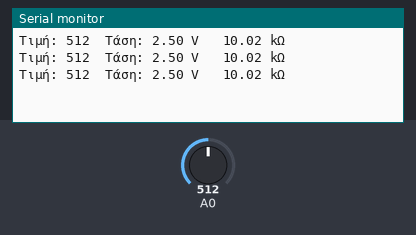
Recording of a sketch running on a simulated Arduino Uno, built with avr-gcc and run on an emulated ATmega328P. On the bench: the last lines printed to the serial monitor. The inputs (shaded band) are chosen by the test bench; at power-on: A0 = 512.

Above: at 1.3 s.
1.4 s: A0 set to 1016
At 1.9 s:
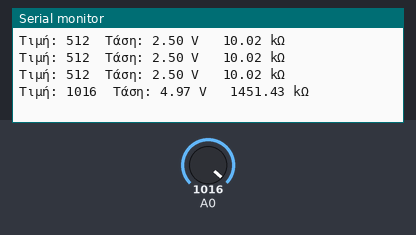
2.9 s: A0 set to 1023
At 3.4 s:
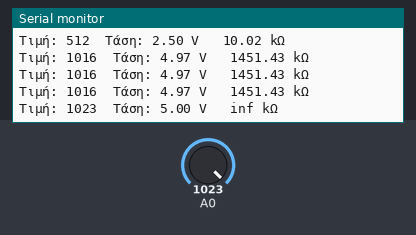

Measured:
- the behaviour switches between 1022 and 1023 on A0 (found by bisection; images 1 and 2)
- after the input at 1.4 s, the serial monitor: prints a new line after 0.10 s (image 1)
- after the input at 2.9 s, the serial monitor: prints a new line after 0.11 s (image 2)

The sketch:

photoresistorTest.ino
```cpp
// Πρόγραµµα για απλό πειραµατισµό µε φωτοαντιστάτη
int a; // εδώ θα κρατάµε την τιµή που διαβάζουµε από τον φωτοαντιστάτη
float b; // εδώ θα αποθηκεύουµε την τάση που έχει ο φωτοαντιστάτης στα άκρα του
float c; // εδώ θα αποθηκεύουµε την τιµή της αντίστασης του φωτοαντιστάτη
void setup() {
 Serial.begin(9600); // ξεκινάµε το σειριακό µόνιτορ του Arduino IDE
 }

 void loop() {
 a=analogRead(A0); // διάβασε την τιµή της τάσης στην αναλογική είσοδο A0
 Serial.print("Τιµή: ");
 Serial.print(a); // απεικόνισε την τιµή της a στο σειριακό µόνιτορ του Arduino IDΕ
 Serial.print("\t");

 b=a*5.0/1023; // υπολόγισε την τιµή της τάσης στα άκρα του φωτοαντιστάτη (αντιστοιχία: 1023 --> 5V)
 Serial.print("Τάση: ");
 Serial.print(b); // απεικόνισε την τιµή της τάσης
 Serial.print(" V \t");
 c=b*10.0/(5-b); // υπολόγισε την αντίσταση του φωτοαντιστάτη σε kΩ

 Serial.print(c);
 Serial.println(" kΩ");

 delay(500); // περίµενε εδώ 0,5 δευτερόλεπτο
}
```
